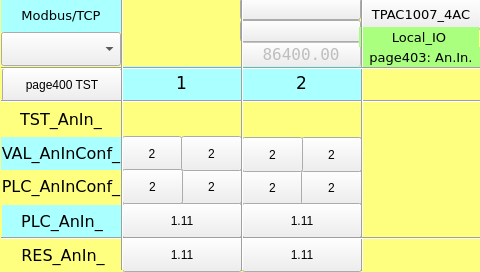
<?xml version="1.0" encoding="UTF-8"?>
<ui version="4.0">
 <class>page403</class>
 <widget class="QWidget" name="page403">
  <property name="geometry">
   <rect>
    <x>0</x>
    <y>0</y>
    <width>480</width>
    <height>272</height>
   </rect>
  </property>
  <property name="minimumSize">
   <size>
    <width>480</width>
    <height>272</height>
   </size>
  </property>
  <property name="maximumSize">
   <size>
    <width>480</width>
    <height>272</height>
   </size>
  </property>
  <property name="windowTitle">
   <string>page403</string>
  </property>
  <property name="styleSheet">
   <string notr="true">QWidget#page403
{
background-color: rgb(255, 255, 127);
}</string>
  </property>
  <widget class="ATCMbutton" name="atcmButton_5">
   <property name="geometry">
    <rect>
     <x>361</x>
     <y>-2</y>
     <width>120</width>
     <height>32</height>
    </rect>
   </property>
   <property name="font">
    <font>
     <family>DejaVu Sans</family>
     <pointsize>10</pointsize>
     <weight>50</weight>
     <bold>false</bold>
    </font>
   </property>
   <property name="toolTip">
    <string/>
   </property>
   <property name="whatsThis">
    <string>ATCMbutton widget</string>
   </property>
   <property name="pageName">
    <string>menu</string>
   </property>
   <property name="statusvar">
    <string/>
   </property>
   <property name="viewStatus">
    <bool>false</bool>
   </property>
   <property name="refresh">
    <number>200</number>
   </property>
   <property name="visibilityVar">
    <string/>
   </property>
   <property name="bgColor">
    <color>
     <red>85</red>
     <green>255</green>
     <blue>255</blue>
    </color>
   </property>
   <property name="borderColor">
    <color>
     <red>220</red>
     <green>220</green>
     <blue>220</blue>
    </color>
   </property>
   <property name="text">
    <string>TPAC1007_4AC</string>
   </property>
   <property name="pressText">
    <string>TPAC1007_4AC</string>
   </property>
   <property name="borderWidth">
    <number>2</number>
   </property>
   <property name="borderRadius">
    <number>0</number>
   </property>
   <property name="apparence">
    <enum>QFrame::Raised</enum>
   </property>
  </widget>
  <widget class="ATCMlabel" name="atcmLabel_VAL_AnInConf_1">
   <property name="geometry">
    <rect>
     <x>122</x>
     <y>136</y>
     <width>60</width>
     <height>35</height>
    </rect>
   </property>
   <property name="text">
    <string>2</string>
   </property>
   <property name="toolTip">
    <string>VAL_AnInConf_1</string>
   </property>
   <property name="whatsThis">
    <string>ATCMlabel widget</string>
   </property>
   <property name="variable">
    <string>VAL_AnInConf_1</string>
   </property>
   <property name="refresh">
    <number>500</number>
   </property>
   <property name="max">
    <string>0</string>
   </property>
   <property name="min">
    <string>0</string>
   </property>
   <property name="viewStatus">
    <bool>false</bool>
   </property>
   <property name="visibilityVar">
    <string>TST_AnIn_1</string>
   </property>
   <property name="bgColor">
    <color>
     <red>170</red>
     <green>255</green>
     <blue>255</blue>
    </color>
   </property>
   <property name="fontColor">
    <color>
     <red>0</red>
     <green>0</green>
     <blue>0</blue>
    </color>
   </property>
   <property name="borderWidth">
    <number>1</number>
   </property>
   <property name="borderRadius">
    <number>0</number>
   </property>
  </widget>
  <widget class="ATCMlabel" name="atcmLabel_PLC_AnIn_1">
   <property name="geometry">
    <rect>
     <x>122</x>
     <y>203</y>
     <width>120</width>
     <height>35</height>
    </rect>
   </property>
   <property name="text">
    <string>1.11</string>
   </property>
   <property name="toolTip">
    <string>PLC_AnIn_1</string>
   </property>
   <property name="whatsThis">
    <string>ATCMlabel widget</string>
   </property>
   <property name="variable">
    <string>PLC_AnIn_1</string>
   </property>
   <property name="refresh">
    <number>500</number>
   </property>
   <property name="max">
    <string>0</string>
   </property>
   <property name="min">
    <string>0</string>
   </property>
   <property name="viewStatus">
    <bool>false</bool>
   </property>
   <property name="visibilityVar">
    <string>TST_AnIn_1</string>
   </property>
   <property name="bgColor">
    <color>
     <red>170</red>
     <green>255</green>
     <blue>255</blue>
    </color>
   </property>
   <property name="fontColor">
    <color>
     <red>0</red>
     <green>0</green>
     <blue>0</blue>
    </color>
   </property>
   <property name="borderWidth">
    <number>1</number>
   </property>
   <property name="borderRadius">
    <number>0</number>
   </property>
  </widget>
  <widget class="ATCMlabel" name="atcmLabel_PLC_AnInConf_2">
   <property name="geometry">
    <rect>
     <x>242</x>
     <y>170</y>
     <width>61</width>
     <height>35</height>
    </rect>
   </property>
   <property name="text">
    <string>2</string>
   </property>
   <property name="toolTip">
    <string>PLC_AnInConf_2</string>
   </property>
   <property name="whatsThis">
    <string>ATCMlabel widget</string>
   </property>
   <property name="variable">
    <string>PLC_AnInConf_2</string>
   </property>
   <property name="refresh">
    <number>500</number>
   </property>
   <property name="max">
    <string>0</string>
   </property>
   <property name="min">
    <string>0</string>
   </property>
   <property name="viewStatus">
    <bool>false</bool>
   </property>
   <property name="visibilityVar">
    <string>TST_AnIn_2</string>
   </property>
   <property name="bgColor">
    <color>
     <red>255</red>
     <green>255</green>
     <blue>127</blue>
    </color>
   </property>
   <property name="fontColor">
    <color>
     <red>0</red>
     <green>0</green>
     <blue>0</blue>
    </color>
   </property>
   <property name="borderWidth">
    <number>1</number>
   </property>
   <property name="borderRadius">
    <number>0</number>
   </property>
  </widget>
  <widget class="ATCMlabel" name="atcmLabel_PLC_AnIn2Filter">
   <property name="geometry">
    <rect>
     <x>301</x>
     <y>170</y>
     <width>61</width>
     <height>35</height>
    </rect>
   </property>
   <property name="text">
    <string>2</string>
   </property>
   <property name="toolTip">
    <string>PLC_AnIn2Filter</string>
   </property>
   <property name="whatsThis">
    <string>ATCMlabel widget</string>
   </property>
   <property name="variable">
    <string>PLC_AnIn2Filter</string>
   </property>
   <property name="refresh">
    <number>500</number>
   </property>
   <property name="max">
    <string>0</string>
   </property>
   <property name="min">
    <string>0</string>
   </property>
   <property name="viewStatus">
    <bool>false</bool>
   </property>
   <property name="visibilityVar">
    <string>TST_AnIn_2</string>
   </property>
   <property name="bgColor">
    <color>
     <red>255</red>
     <green>255</green>
     <blue>127</blue>
    </color>
   </property>
   <property name="fontColor">
    <color>
     <red>0</red>
     <green>0</green>
     <blue>0</blue>
    </color>
   </property>
   <property name="borderWidth">
    <number>1</number>
   </property>
   <property name="borderRadius">
    <number>0</number>
   </property>
  </widget>
  <widget class="ATCMlabel" name="atcmLabel_PLC_AnIn1Filter">
   <property name="geometry">
    <rect>
     <x>181</x>
     <y>169</y>
     <width>61</width>
     <height>35</height>
    </rect>
   </property>
   <property name="text">
    <string>2</string>
   </property>
   <property name="toolTip">
    <string>PLC_AnIn1Filter</string>
   </property>
   <property name="whatsThis">
    <string>ATCMlabel widget</string>
   </property>
   <property name="variable">
    <string>PLC_AnIn1Filter</string>
   </property>
   <property name="refresh">
    <number>500</number>
   </property>
   <property name="max">
    <string>0</string>
   </property>
   <property name="min">
    <string>0</string>
   </property>
   <property name="viewStatus">
    <bool>false</bool>
   </property>
   <property name="visibilityVar">
    <string>TST_AnIn_1</string>
   </property>
   <property name="bgColor">
    <color>
     <red>255</red>
     <green>255</green>
     <blue>127</blue>
    </color>
   </property>
   <property name="fontColor">
    <color>
     <red>0</red>
     <green>0</green>
     <blue>0</blue>
    </color>
   </property>
   <property name="borderWidth">
    <number>1</number>
   </property>
   <property name="borderRadius">
    <number>0</number>
   </property>
  </widget>
  <widget class="QLabel" name="label_TST_AnIn_">
   <property name="geometry">
    <rect>
     <x>1</x>
     <y>103</y>
     <width>120</width>
     <height>33</height>
    </rect>
   </property>
   <property name="font">
    <font>
     <family>DejaVu Sans</family>
     <pointsize>12</pointsize>
    </font>
   </property>
   <property name="styleSheet">
    <string notr="true">background-color: rgb(255, 255, 127);</string>
   </property>
   <property name="text">
    <string>TST_AnIn_</string>
   </property>
   <property name="alignment">
    <set>Qt::AlignCenter</set>
   </property>
  </widget>
  <widget class="ATCMlabel" name="atcmLabel_PLC_time">
   <property name="enabled">
    <bool>false</bool>
   </property>
   <property name="geometry">
    <rect>
     <x>241</x>
     <y>42</y>
     <width>120</width>
     <height>25</height>
    </rect>
   </property>
   <property name="font">
    <font>
     <family>DejaVu Sans Mono</family>
     <pointsize>12</pointsize>
    </font>
   </property>
   <property name="text">
    <string>86400.00</string>
   </property>
   <property name="toolTip">
    <string>PLC_time</string>
   </property>
   <property name="whatsThis">
    <string>ATCMlabel widget</string>
   </property>
   <property name="variable">
    <string>PLC_time</string>
   </property>
   <property name="refresh">
    <number>500</number>
   </property>
   <property name="max">
    <string>0</string>
   </property>
   <property name="min">
    <string>0</string>
   </property>
   <property name="viewStatus">
    <bool>false</bool>
   </property>
   <property name="visibilityVar">
    <string/>
   </property>
   <property name="bgColor">
    <color>
     <red>170</red>
     <green>255</green>
     <blue>127</blue>
    </color>
   </property>
   <property name="fontColor">
    <color>
     <red>0</red>
     <green>0</green>
     <blue>0</blue>
    </color>
   </property>
   <property name="borderWidth">
    <number>0</number>
   </property>
   <property name="borderRadius">
    <number>0</number>
   </property>
  </widget>
  <widget class="ATCMtime" name="atcmTime_2">
   <property name="geometry">
    <rect>
     <x>240</x>
     <y>20</y>
     <width>121</width>
     <height>22</height>
    </rect>
   </property>
   <property name="font">
    <font>
     <family>DejaVu Sans Mono</family>
    </font>
   </property>
   <property name="toolTip">
    <string>ATCM QTime</string>
   </property>
   <property name="whatsThis">
    <string>ATCMtime widget</string>
   </property>
   <property name="bgColor">
    <color>
     <red>170</red>
     <green>255</green>
     <blue>127</blue>
    </color>
   </property>
   <property name="borderWidth">
    <number>0</number>
   </property>
   <property name="borderRadius">
    <number>0</number>
   </property>
  </widget>
  <widget class="ATCMlabel" name="atcmLabel_RES_AnIn_1">
   <property name="geometry">
    <rect>
     <x>122</x>
     <y>237</y>
     <width>120</width>
     <height>35</height>
    </rect>
   </property>
   <property name="text">
    <string>1.11</string>
   </property>
   <property name="toolTip">
    <string>RES_AnIn_1</string>
   </property>
   <property name="whatsThis">
    <string>ATCMlabel widget</string>
   </property>
   <property name="variable">
    <string>RES_AnIn_1</string>
   </property>
   <property name="refresh">
    <number>500</number>
   </property>
   <property name="max">
    <string>0</string>
   </property>
   <property name="min">
    <string>0</string>
   </property>
   <property name="viewStatus">
    <bool>false</bool>
   </property>
   <property name="visibilityVar">
    <string>TST_AnIn_1</string>
   </property>
   <property name="bgColor">
    <color>
     <red>255</red>
     <green>255</green>
     <blue>127</blue>
    </color>
   </property>
   <property name="fontColor">
    <color>
     <red>0</red>
     <green>0</green>
     <blue>0</blue>
    </color>
   </property>
   <property name="borderWidth">
    <number>1</number>
   </property>
   <property name="borderRadius">
    <number>0</number>
   </property>
  </widget>
  <widget class="QLabel" name="label_PLC_AnIn_">
   <property name="geometry">
    <rect>
     <x>2</x>
     <y>205</y>
     <width>120</width>
     <height>33</height>
    </rect>
   </property>
   <property name="font">
    <font>
     <family>DejaVu Sans</family>
     <pointsize>12</pointsize>
    </font>
   </property>
   <property name="styleSheet">
    <string notr="true">background-color: rgb(170, 255, 255);</string>
   </property>
   <property name="text">
    <string>PLC_AnIn_</string>
   </property>
   <property name="alignment">
    <set>Qt::AlignCenter</set>
   </property>
  </widget>
  <widget class="QLabel" name="label_Start_3">
   <property name="geometry">
    <rect>
     <x>1</x>
     <y>-2</y>
     <width>120</width>
     <height>34</height>
    </rect>
   </property>
   <property name="font">
    <font>
     <family>DejaVu Sans</family>
     <pointsize>10</pointsize>
    </font>
   </property>
   <property name="styleSheet">
    <string notr="true">background-color: rgb(170, 255, 255);</string>
   </property>
   <property name="text">
    <string>Modbus/TCP</string>
   </property>
   <property name="alignment">
    <set>Qt::AlignCenter</set>
   </property>
  </widget>
  <widget class="Line" name="line_vt_2">
   <property name="geometry">
    <rect>
     <x>241</x>
     <y>-1</y>
     <width>3</width>
     <height>272</height>
    </rect>
   </property>
   <property name="orientation">
    <enum>Qt::Vertical</enum>
   </property>
  </widget>
  <widget class="Line" name="line_hr_3">
   <property name="geometry">
    <rect>
     <x>1</x>
     <y>237</y>
     <width>481</width>
     <height>3</height>
    </rect>
   </property>
   <property name="orientation">
    <enum>Qt::Horizontal</enum>
   </property>
  </widget>
  <widget class="ATCMlabel" name="atcmLabel_VAL_AnInFltr_2">
   <property name="geometry">
    <rect>
     <x>301</x>
     <y>137</y>
     <width>61</width>
     <height>35</height>
    </rect>
   </property>
   <property name="text">
    <string>2</string>
   </property>
   <property name="toolTip">
    <string>VAL_AnInFltr_2</string>
   </property>
   <property name="whatsThis">
    <string>ATCMlabel widget</string>
   </property>
   <property name="variable">
    <string>VAL_AnInFltr_2</string>
   </property>
   <property name="refresh">
    <number>500</number>
   </property>
   <property name="max">
    <string>0</string>
   </property>
   <property name="min">
    <string>0</string>
   </property>
   <property name="viewStatus">
    <bool>false</bool>
   </property>
   <property name="visibilityVar">
    <string>TST_AnIn_2</string>
   </property>
   <property name="bgColor">
    <color>
     <red>170</red>
     <green>255</green>
     <blue>255</blue>
    </color>
   </property>
   <property name="fontColor">
    <color>
     <red>0</red>
     <green>0</green>
     <blue>0</blue>
    </color>
   </property>
   <property name="borderWidth">
    <number>1</number>
   </property>
   <property name="borderRadius">
    <number>0</number>
   </property>
  </widget>
  <widget class="ATCMlabel" name="atcmLabel_VAL_AnInFltr_1">
   <property name="geometry">
    <rect>
     <x>181</x>
     <y>136</y>
     <width>61</width>
     <height>35</height>
    </rect>
   </property>
   <property name="text">
    <string>2</string>
   </property>
   <property name="toolTip">
    <string>VAL_AnInFltr_1</string>
   </property>
   <property name="whatsThis">
    <string>ATCMlabel widget</string>
   </property>
   <property name="variable">
    <string>VAL_AnInFltr_1</string>
   </property>
   <property name="refresh">
    <number>500</number>
   </property>
   <property name="max">
    <string>0</string>
   </property>
   <property name="min">
    <string>0</string>
   </property>
   <property name="viewStatus">
    <bool>false</bool>
   </property>
   <property name="visibilityVar">
    <string>TST_AnIn_1</string>
   </property>
   <property name="bgColor">
    <color>
     <red>170</red>
     <green>255</green>
     <blue>255</blue>
    </color>
   </property>
   <property name="fontColor">
    <color>
     <red>0</red>
     <green>0</green>
     <blue>0</blue>
    </color>
   </property>
   <property name="borderWidth">
    <number>1</number>
   </property>
   <property name="borderRadius">
    <number>0</number>
   </property>
  </widget>
  <widget class="QLabel" name="label_Page">
   <property name="geometry">
    <rect>
     <x>361</x>
     <y>47</y>
     <width>120</width>
     <height>20</height>
    </rect>
   </property>
   <property name="font">
    <font>
     <family>DejaVu Sans</family>
     <pointsize>10</pointsize>
    </font>
   </property>
   <property name="styleSheet">
    <string notr="true">background-color: rgb(170, 255, 127);</string>
   </property>
   <property name="text">
    <string>page403: An.In.</string>
   </property>
   <property name="alignment">
    <set>Qt::AlignCenter</set>
   </property>
  </widget>
  <widget class="Line" name="line_hr_2">
   <property name="geometry">
    <rect>
     <x>1</x>
     <y>100</y>
     <width>481</width>
     <height>3</height>
    </rect>
   </property>
   <property name="orientation">
    <enum>Qt::Horizontal</enum>
   </property>
  </widget>
  <widget class="ATCMlabel" name="atcmLabel_VAL_AnInConf_2">
   <property name="geometry">
    <rect>
     <x>242</x>
     <y>137</y>
     <width>61</width>
     <height>35</height>
    </rect>
   </property>
   <property name="text">
    <string>2</string>
   </property>
   <property name="toolTip">
    <string>VAL_AnInConf_2</string>
   </property>
   <property name="whatsThis">
    <string>ATCMlabel widget</string>
   </property>
   <property name="variable">
    <string>VAL_AnInConf_2</string>
   </property>
   <property name="refresh">
    <number>500</number>
   </property>
   <property name="max">
    <string>0</string>
   </property>
   <property name="min">
    <string>0</string>
   </property>
   <property name="viewStatus">
    <bool>false</bool>
   </property>
   <property name="visibilityVar">
    <string>TST_AnIn_2</string>
   </property>
   <property name="bgColor">
    <color>
     <red>170</red>
     <green>255</green>
     <blue>255</blue>
    </color>
   </property>
   <property name="fontColor">
    <color>
     <red>0</red>
     <green>0</green>
     <blue>0</blue>
    </color>
   </property>
   <property name="borderWidth">
    <number>1</number>
   </property>
   <property name="borderRadius">
    <number>0</number>
   </property>
  </widget>
  <widget class="ATCMcombobox" name="atcmComboBox">
   <property name="geometry">
    <rect>
     <x>1</x>
     <y>32</y>
     <width>120</width>
     <height>34</height>
    </rect>
   </property>
   <property name="font">
    <font>
     <family>DejaVu Sans</family>
     <pointsize>10</pointsize>
    </font>
   </property>
   <property name="toolTip">
    <string>TEST_COMMAND</string>
   </property>
   <property name="whatsThis">
    <string>ATCMcombobox widget</string>
   </property>
   <property name="variable">
    <string>TEST_COMMAND</string>
   </property>
   <property name="refresh">
    <number>500</number>
   </property>
   <property name="viewStatus">
    <bool>false</bool>
   </property>
   <property name="writeAcknowledge">
    <bool>false</bool>
   </property>
   <property name="visibilityVar">
    <string/>
   </property>
   <property name="bgColor">
    <color>
     <red>170</red>
     <green>255</green>
     <blue>127</blue>
    </color>
   </property>
   <property name="borderWidth">
    <number>0</number>
   </property>
   <property name="borderRadius">
    <number>0</number>
   </property>
   <property name="mapping">
    <string>0;LOCAL;216;REMOTE;42;DONE</string>
   </property>
  </widget>
  <widget class="ATCManimation" name="atcmAnimation_TEST_STATUS">
   <property name="geometry">
    <rect>
     <x>122</x>
     <y>-1</y>
     <width>120</width>
     <height>68</height>
    </rect>
   </property>
   <property name="toolTip">
    <string>TEST_STATUS</string>
   </property>
   <property name="whatsThis">
    <string>ATCManimation widget</string>
   </property>
   <property name="mapping">
    <string>0;:/icons/my_img/local.png;216;:/icons/my_img/remote.png;42;:/icons/my_img/done.png</string>
   </property>
   <property name="variable">
    <string>TEST_STATUS</string>
   </property>
   <property name="refresh">
    <number>500</number>
   </property>
   <property name="viewStatus">
    <bool>false</bool>
   </property>
   <property name="visibilityVar">
    <string/>
   </property>
  </widget>
  <widget class="QLabel" name="label_AnIn_2">
   <property name="geometry">
    <rect>
     <x>241</x>
     <y>66</y>
     <width>121</width>
     <height>34</height>
    </rect>
   </property>
   <property name="font">
    <font>
     <family>DejaVu Sans</family>
     <pointsize>13</pointsize>
    </font>
   </property>
   <property name="styleSheet">
    <string notr="true">background-color: rgb(170, 255, 255);</string>
   </property>
   <property name="text">
    <string>2</string>
   </property>
   <property name="alignment">
    <set>Qt::AlignCenter</set>
   </property>
  </widget>
  <widget class="QLabel" name="label_VAL_AnInConf_">
   <property name="geometry">
    <rect>
     <x>1</x>
     <y>137</y>
     <width>120</width>
     <height>33</height>
    </rect>
   </property>
   <property name="font">
    <font>
     <family>DejaVu Sans</family>
     <pointsize>12</pointsize>
    </font>
   </property>
   <property name="styleSheet">
    <string notr="true">background-color: rgb(170, 255, 255);</string>
   </property>
   <property name="text">
    <string>VAL_AnInConf_</string>
   </property>
   <property name="alignment">
    <set>Qt::AlignCenter</set>
   </property>
  </widget>
  <widget class="QLabel" name="label_PLC_AnInConf_">
   <property name="geometry">
    <rect>
     <x>1</x>
     <y>170</y>
     <width>120</width>
     <height>33</height>
    </rect>
   </property>
   <property name="font">
    <font>
     <family>DejaVu Sans</family>
     <pointsize>12</pointsize>
    </font>
   </property>
   <property name="styleSheet">
    <string notr="true">background-color: rgb(255, 255, 127);</string>
   </property>
   <property name="text">
    <string>PLC_AnInConf_</string>
   </property>
   <property name="alignment">
    <set>Qt::AlignCenter</set>
   </property>
  </widget>
  <widget class="Line" name="line_vt_4">
   <property name="geometry">
    <rect>
     <x>361</x>
     <y>-1</y>
     <width>3</width>
     <height>272</height>
    </rect>
   </property>
   <property name="orientation">
    <enum>Qt::Vertical</enum>
   </property>
  </widget>
  <widget class="ATCMdate" name="atcmDate">
   <property name="geometry">
    <rect>
     <x>240</x>
     <y>-2</y>
     <width>121</width>
     <height>22</height>
    </rect>
   </property>
   <property name="font">
    <font>
     <family>DejaVu Sans Mono</family>
    </font>
   </property>
   <property name="toolTip">
    <string>ATCM QDate</string>
   </property>
   <property name="whatsThis">
    <string>ATCMdate widget</string>
   </property>
   <property name="bgColor">
    <color>
     <red>170</red>
     <green>255</green>
     <blue>127</blue>
    </color>
   </property>
   <property name="borderWidth">
    <number>0</number>
   </property>
   <property name="borderRadius">
    <number>0</number>
   </property>
   <property name="format">
    <enum>ATCMdate::YYYY_MM_DD</enum>
   </property>
  </widget>
  <widget class="QLabel" name="label_RES_AnIn_">
   <property name="geometry">
    <rect>
     <x>3</x>
     <y>239</y>
     <width>120</width>
     <height>33</height>
    </rect>
   </property>
   <property name="font">
    <font>
     <family>DejaVu Sans</family>
     <pointsize>12</pointsize>
    </font>
   </property>
   <property name="styleSheet">
    <string notr="true">background-color: rgb(255, 255, 127);</string>
   </property>
   <property name="text">
    <string>RES_AnIn_</string>
   </property>
   <property name="alignment">
    <set>Qt::AlignCenter</set>
   </property>
  </widget>
  <widget class="Line" name="line_vt_1">
   <property name="geometry">
    <rect>
     <x>121</x>
     <y>-2</y>
     <width>3</width>
     <height>272</height>
    </rect>
   </property>
   <property name="orientation">
    <enum>Qt::Vertical</enum>
   </property>
  </widget>
  <widget class="ATCMlabel" name="atcmLabel_PLC_AnInConf_1">
   <property name="geometry">
    <rect>
     <x>122</x>
     <y>169</y>
     <width>61</width>
     <height>35</height>
    </rect>
   </property>
   <property name="text">
    <string>2</string>
   </property>
   <property name="toolTip">
    <string>PLC_AnInConf_1</string>
   </property>
   <property name="whatsThis">
    <string>ATCMlabel widget</string>
   </property>
   <property name="variable">
    <string>PLC_AnInConf_1</string>
   </property>
   <property name="refresh">
    <number>500</number>
   </property>
   <property name="max">
    <string>0</string>
   </property>
   <property name="min">
    <string>0</string>
   </property>
   <property name="viewStatus">
    <bool>false</bool>
   </property>
   <property name="visibilityVar">
    <string>TST_AnIn_1</string>
   </property>
   <property name="bgColor">
    <color>
     <red>255</red>
     <green>255</green>
     <blue>127</blue>
    </color>
   </property>
   <property name="fontColor">
    <color>
     <red>0</red>
     <green>0</green>
     <blue>0</blue>
    </color>
   </property>
   <property name="borderWidth">
    <number>1</number>
   </property>
   <property name="borderRadius">
    <number>0</number>
   </property>
  </widget>
  <widget class="ATCMbutton" name="atcmButton_page402_2">
   <property name="geometry">
    <rect>
     <x>2</x>
     <y>68</y>
     <width>120</width>
     <height>34</height>
    </rect>
   </property>
   <property name="toolTip">
    <string/>
   </property>
   <property name="whatsThis">
    <string>ATCMbutton widget</string>
   </property>
   <property name="pageName">
    <string>page400</string>
   </property>
   <property name="statusvar">
    <string/>
   </property>
   <property name="viewStatus">
    <bool>false</bool>
   </property>
   <property name="visibilityVar">
    <string/>
   </property>
   <property name="bgColor">
    <color>
     <red>170</red>
     <green>255</green>
     <blue>255</blue>
    </color>
   </property>
   <property name="text">
    <string>page400 TST</string>
   </property>
   <property name="pressText">
    <string>page400 TST</string>
   </property>
   <property name="borderWidth">
    <number>0</number>
   </property>
   <property name="borderRadius">
    <number>0</number>
   </property>
   <property name="apparence">
    <enum>QFrame::Raised</enum>
   </property>
  </widget>
  <widget class="QLabel" name="label_18">
   <property name="geometry">
    <rect>
     <x>359</x>
     <y>27</y>
     <width>120</width>
     <height>20</height>
    </rect>
   </property>
   <property name="font">
    <font>
     <family>DejaVu Sans</family>
     <pointsize>10</pointsize>
    </font>
   </property>
   <property name="styleSheet">
    <string notr="true">background-color: rgb(170, 255, 127);</string>
   </property>
   <property name="text">
    <string>Local_IO</string>
   </property>
   <property name="alignment">
    <set>Qt::AlignCenter</set>
   </property>
  </widget>
  <widget class="Line" name="line_hr_1">
   <property name="geometry">
    <rect>
     <x>1</x>
     <y>67</y>
     <width>481</width>
     <height>3</height>
    </rect>
   </property>
   <property name="orientation">
    <enum>Qt::Horizontal</enum>
   </property>
  </widget>
  <widget class="ATCMled" name="atcmLed_TST_AnIn_1">
   <property name="geometry">
    <rect>
     <x>122</x>
     <y>101</y>
     <width>121</width>
     <height>34</height>
    </rect>
   </property>
   <property name="toolTip">
    <string>TST_AnIn_1</string>
   </property>
   <property name="whatsThis">
    <string>ATCMled widget</string>
   </property>
   <property name="variable">
    <string>TST_AnIn_1</string>
   </property>
   <property name="refresh">
    <number>500</number>
   </property>
   <property name="viewStatus">
    <bool>false</bool>
   </property>
   <property name="visibilityVar">
    <string/>
   </property>
   <property name="onIcon">
    <iconset>
     <normaloff>:/on.png</normaloff>:/on.png</iconset>
   </property>
   <property name="offIcon">
    <iconset>
     <normaloff>:/off.png</normaloff>:/off.png</iconset>
   </property>
  </widget>
  <widget class="ATCMlabel" name="atcmLabel_RES_AnIn_2">
   <property name="geometry">
    <rect>
     <x>242</x>
     <y>237</y>
     <width>120</width>
     <height>35</height>
    </rect>
   </property>
   <property name="text">
    <string>1.11</string>
   </property>
   <property name="toolTip">
    <string>RES_AnIn_2</string>
   </property>
   <property name="whatsThis">
    <string>ATCMlabel widget</string>
   </property>
   <property name="variable">
    <string>RES_AnIn_2</string>
   </property>
   <property name="refresh">
    <number>500</number>
   </property>
   <property name="max">
    <string>0</string>
   </property>
   <property name="min">
    <string>0</string>
   </property>
   <property name="viewStatus">
    <bool>false</bool>
   </property>
   <property name="visibilityVar">
    <string>TST_AnIn_2</string>
   </property>
   <property name="bgColor">
    <color>
     <red>255</red>
     <green>255</green>
     <blue>127</blue>
    </color>
   </property>
   <property name="fontColor">
    <color>
     <red>0</red>
     <green>0</green>
     <blue>0</blue>
    </color>
   </property>
   <property name="borderWidth">
    <number>1</number>
   </property>
   <property name="borderRadius">
    <number>0</number>
   </property>
  </widget>
  <widget class="QLabel" name="label_AnIn_1">
   <property name="geometry">
    <rect>
     <x>121</x>
     <y>66</y>
     <width>121</width>
     <height>34</height>
    </rect>
   </property>
   <property name="font">
    <font>
     <family>DejaVu Sans</family>
     <pointsize>13</pointsize>
    </font>
   </property>
   <property name="styleSheet">
    <string notr="true">background-color: rgb(170, 255, 255);</string>
   </property>
   <property name="text">
    <string>1</string>
   </property>
   <property name="alignment">
    <set>Qt::AlignCenter</set>
   </property>
  </widget>
  <widget class="ATCMled" name="atcmLed_TST_AnIn_2">
   <property name="geometry">
    <rect>
     <x>241</x>
     <y>101</y>
     <width>121</width>
     <height>34</height>
    </rect>
   </property>
   <property name="toolTip">
    <string>TST_AnIn_2</string>
   </property>
   <property name="whatsThis">
    <string>ATCMled widget</string>
   </property>
   <property name="variable">
    <string>TST_AnIn_2</string>
   </property>
   <property name="refresh">
    <number>500</number>
   </property>
   <property name="viewStatus">
    <bool>false</bool>
   </property>
   <property name="visibilityVar">
    <string/>
   </property>
   <property name="onIcon">
    <iconset>
     <normaloff>:/on.png</normaloff>:/on.png</iconset>
   </property>
   <property name="offIcon">
    <iconset>
     <normaloff>:/off.png</normaloff>:/off.png</iconset>
   </property>
  </widget>
  <widget class="ATCMlabel" name="atcmLabel_PLC_AnIn_2">
   <property name="geometry">
    <rect>
     <x>242</x>
     <y>203</y>
     <width>120</width>
     <height>35</height>
    </rect>
   </property>
   <property name="text">
    <string>1.11</string>
   </property>
   <property name="toolTip">
    <string>PLC_AnIn_2</string>
   </property>
   <property name="whatsThis">
    <string>ATCMlabel widget</string>
   </property>
   <property name="variable">
    <string>PLC_AnIn_2</string>
   </property>
   <property name="refresh">
    <number>500</number>
   </property>
   <property name="max">
    <string>0</string>
   </property>
   <property name="min">
    <string>0</string>
   </property>
   <property name="viewStatus">
    <bool>false</bool>
   </property>
   <property name="visibilityVar">
    <string>TST_AnIn_2</string>
   </property>
   <property name="bgColor">
    <color>
     <red>170</red>
     <green>255</green>
     <blue>255</blue>
    </color>
   </property>
   <property name="fontColor">
    <color>
     <red>0</red>
     <green>0</green>
     <blue>0</blue>
    </color>
   </property>
   <property name="borderWidth">
    <number>1</number>
   </property>
   <property name="borderRadius">
    <number>0</number>
   </property>
  </widget>
  <zorder>atcmButton_5</zorder>
  <zorder>atcmLabel_VAL_AnInConf_1</zorder>
  <zorder>atcmLabel_PLC_AnIn_1</zorder>
  <zorder>atcmLabel_PLC_AnInConf_2</zorder>
  <zorder>atcmLabel_PLC_AnIn2Filter</zorder>
  <zorder>atcmLabel_PLC_AnIn1Filter</zorder>
  <zorder>label_TST_AnIn_</zorder>
  <zorder>atcmLabel_PLC_time</zorder>
  <zorder>atcmTime_2</zorder>
  <zorder>atcmLabel_RES_AnIn_1</zorder>
  <zorder>label_PLC_AnIn_</zorder>
  <zorder>label_Start_3</zorder>
  <zorder>atcmLabel_VAL_AnInFltr_2</zorder>
  <zorder>atcmLabel_VAL_AnInFltr_1</zorder>
  <zorder>label_Page</zorder>
  <zorder>atcmLabel_VAL_AnInConf_2</zorder>
  <zorder>atcmComboBox</zorder>
  <zorder>atcmAnimation_TEST_STATUS</zorder>
  <zorder>label_AnIn_2</zorder>
  <zorder>label_VAL_AnInConf_</zorder>
  <zorder>label_PLC_AnInConf_</zorder>
  <zorder>atcmDate</zorder>
  <zorder>label_RES_AnIn_</zorder>
  <zorder>atcmLabel_PLC_AnInConf_1</zorder>
  <zorder>atcmButton_page402_2</zorder>
  <zorder>label_18</zorder>
  <zorder>atcmLed_TST_AnIn_1</zorder>
  <zorder>atcmLabel_RES_AnIn_2</zorder>
  <zorder>label_AnIn_1</zorder>
  <zorder>atcmLed_TST_AnIn_2</zorder>
  <zorder>atcmLabel_PLC_AnIn_2</zorder>
  <zorder>line_hr_2</zorder>
  <zorder>line_vt_4</zorder>
  <zorder>line_hr_1</zorder>
  <zorder>line_hr_3</zorder>
  <zorder>line_vt_1</zorder>
  <zorder>line_vt_2</zorder>
 </widget>
 <customwidgets>
  <customwidget>
   <class>ATCManimation</class>
   <extends>QLabel</extends>
   <header>atcmplugin.h</header>
  </customwidget>
  <customwidget>
   <class>ATCMbutton</class>
   <extends>QPushButton</extends>
   <header>atcmplugin.h</header>
  </customwidget>
  <customwidget>
   <class>ATCMcombobox</class>
   <extends>QComboBox</extends>
   <header>atcmplugin.h</header>
  </customwidget>
  <customwidget>
   <class>ATCMdate</class>
   <extends>QPushButton</extends>
   <header>atcmplugin.h</header>
  </customwidget>
  <customwidget>
   <class>ATCMlabel</class>
   <extends>QPushButton</extends>
   <header>atcmplugin.h</header>
  </customwidget>
  <customwidget>
   <class>ATCMled</class>
   <extends>QLabel</extends>
   <header>atcmplugin.h</header>
  </customwidget>
  <customwidget>
   <class>ATCMtime</class>
   <extends>QPushButton</extends>
   <header>atcmplugin.h</header>
  </customwidget>
 </customwidgets>
 <resources/>
 <connections>
  <connection>
   <sender>atcmButton_5</sender>
   <signal>newPage(const char*,bool)</signal>
   <receiver>page403</receiver>
   <slot>goto_page(const char*,bool)</slot>
   <hints>
    <hint type="sourcelabel">
     <x>20</x>
     <y>20</y>
    </hint>
    <hint type="destinationlabel">
     <x>20</x>
     <y>20</y>
    </hint>
   </hints>
  </connection>
  <connection>
   <sender>atcmButton_page402_2</sender>
   <signal>newPage(const char*,bool)</signal>
   <receiver>page403</receiver>
   <slot>goto_page(const char*,bool)</slot>
   <hints>
    <hint type="sourcelabel">
     <x>20</x>
     <y>20</y>
    </hint>
    <hint type="destinationlabel">
     <x>20</x>
     <y>20</y>
    </hint>
   </hints>
  </connection>
 </connections>
 <slots>
  <slot>goto_page(const char*,bool)</slot>
 </slots>
</ui>
